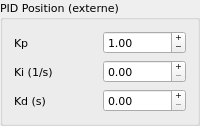
           <widget class="QGroupBox" name="groupbox_pid2">
            <property name="sizePolicy">
             <sizepolicy hsizetype="Preferred" vsizetype="Fixed">
              <horstretch>0</horstretch>
              <verstretch>0</verstretch>
             </sizepolicy>
            </property>
            <property name="font">
             <font>
              <family>DejaVu Sans</family>
              <pointsize>8</pointsize>
             </font>
            </property>
            <property name="title">
             <string>PID Position (externe)</string>
            </property>
            <layout class="QGridLayout" name="gridLayout_13">
             <item row="1" column="0">
              <layout class="QHBoxLayout" name="horizontalLayout_7">
               <property name="sizeConstraint">
                <enum>QLayout::SetMinimumSize</enum>
               </property>
               <item>
                <widget class="QLabel" name="label_6">
                 <property name="font">
                  <font>
                   <family>DejaVu Sans</family>
                   <pointsize>8</pointsize>
                  </font>
                 </property>
                 <property name="text">
                  <string>Kp</string>
                 </property>
                </widget>
               </item>
               <item>
                <widget class="QDoubleSpinBox" name="pid2_sb_kp">
                 <property name="font">
                  <font>
                   <family>DejaVu Sans</family>
                   <pointsize>8</pointsize>
                  </font>
                 </property>
                 <property name="buttonSymbols">
                  <enum>QAbstractSpinBox::PlusMinus</enum>
                 </property>
                 <property name="maximum">
                  <double>1000.000000000000000</double>
                 </property>
                 <property name="value">
                  <double>1.000000000000000</double>
                 </property>
                </widget>
               </item>
              </layout>
             </item>
             <item row="3" column="0">
              <layout class="QHBoxLayout" name="horizontalLayout_9">
               <property name="sizeConstraint">
                <enum>QLayout::SetMinimumSize</enum>
               </property>
               <item>
                <widget class="QLabel" name="label_8">
                 <property name="font">
                  <font>
                   <family>DejaVu Sans</family>
                   <pointsize>8</pointsize>
                  </font>
                 </property>
                 <property name="text">
                  <string>Kd (s)</string>
                 </property>
                </widget>
               </item>
               <item>
                <widget class="QDoubleSpinBox" name="pid2_sb_kd">
                 <property name="font">
                  <font>
                   <family>DejaVu Sans</family>
                   <pointsize>8</pointsize>
                  </font>
                 </property>
                 <property name="buttonSymbols">
                  <enum>QAbstractSpinBox::PlusMinus</enum>
                 </property>
                 <property name="maximum">
                  <double>10000.000000000000000</double>
                 </property>
                </widget>
               </item>
              </layout>
             </item>
             <item row="2" column="0">
              <layout class="QHBoxLayout" name="horizontalLayout_8">
               <property name="sizeConstraint">
                <enum>QLayout::SetMinimumSize</enum>
               </property>
               <item>
                <widget class="QLabel" name="label_7">
                 <property name="font">
                  <font>
                   <family>DejaVu Sans</family>
                   <pointsize>8</pointsize>
                  </font>
                 </property>
                 <property name="text">
                  <string>Ki (1/s)</string>
                 </property>
                </widget>
               </item>
               <item>
                <widget class="QDoubleSpinBox" name="pid2_sb_ki">
                 <property name="font">
                  <font>
                   <family>DejaVu Sans</family>
                   <pointsize>8</pointsize>
                  </font>
                 </property>
                 <property name="buttonSymbols">
                  <enum>QAbstractSpinBox::PlusMinus</enum>
                 </property>
                 <property name="maximum">
                  <double>10000.000000000000000</double>
                 </property>
                </widget>
               </item>
              </layout>
             </item>
            </layout>
           </widget>
